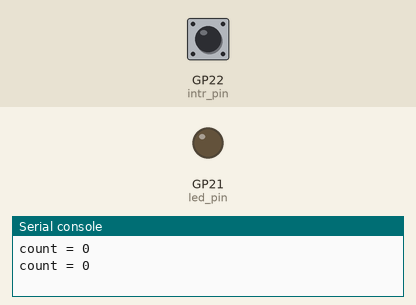
This program was run on a simulated Raspberry Pi Pico running MicroPython. On the bench: output pins drawn as LEDs (lit = HIGH), the last lines printed to the serial console. The test bench sets the inputs (shaded band); at power-on: GP22 (intr_pin) HIGH.

Above: at 1.2 s.
1.3 s: GP22 (intr_pin) pulled LOW for 0.15 s
At 2.3 s:
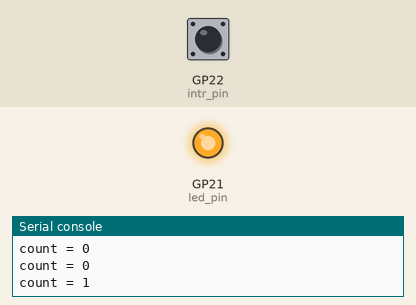
2.9 s: GP22 (intr_pin) pulled LOW for 1 s
At 3.5 s:
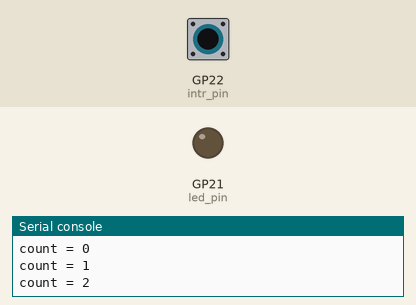
5.4 s: GP22 (intr_pin) pulled LOW for 3.2 s
At 6.6 s:
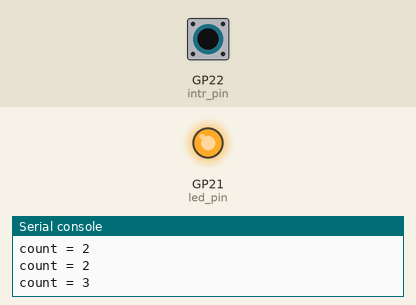
Timing chart, 0 to 8.4 s (numbered marks = the images above; inputs shaded):
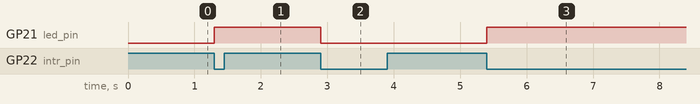

The program:

led_intr_toggle.py
```python
from machine import Pin
from time import sleep

intr_pin = Pin(22, Pin.IN, Pin.PULL_UP) # this is a button

# note that the button needs to be debounced, for me a 104 ceramic cap grounding the button pin worked
# see https://youtu.be/e1-kc04jSE4?t=37

led_pin = Pin(21, Pin.OUT)

intr_count = 0

def button_isr(pin):
    global intr_count
    global led_pin
    #sleep(0.2)
    led_pin.toggle()
    intr_count +=1

intr_pin.irq(trigger=(Pin.IRQ_FALLING), handler=button_isr)

try:
    #led_pin.value(0)
    while True:
        print(f"count = {intr_count}")
        sleep(1)  # Main loop delay

except KeyboardInterrupt:
    print("Keyboard interrupt")

except Exception as e:
    print("An unexpected exception occurred:", e)

finally:
    intr_pin.irq(trigger=0)  # Disable the interrupt
    led_pin.value(0)  # Turn off the LED
```

Measured:
- after the input at 1.3 s, GP21 (led_pin): LOW → HIGH at once
- after the input at 2.9 s, GP21 (led_pin): HIGH → LOW at once
- after the input at 5.4 s, GP21 (led_pin): LOW → HIGH at once
